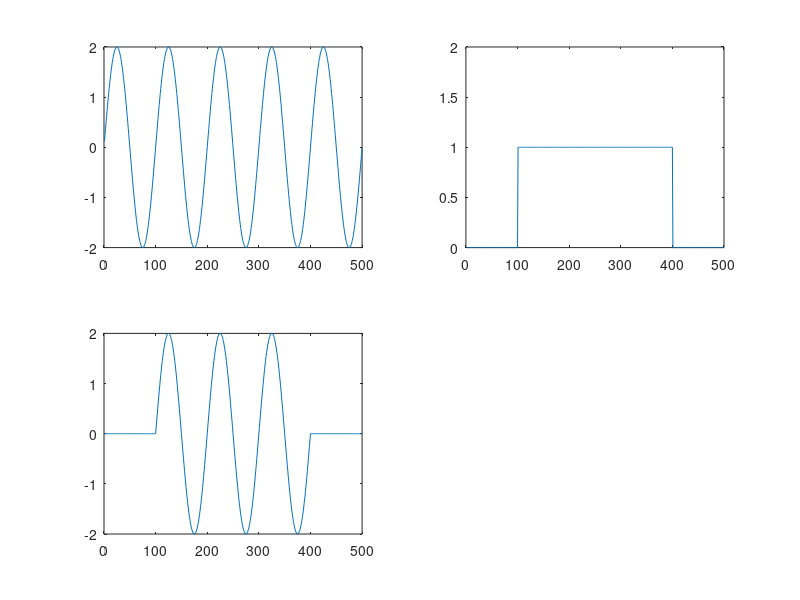

Source code (MATLAB):
%Sinosoidal with Rectangular window
%This code is not valid, This code is only for my satisfication

clc;
clear all;
close all;

%Sinosoidal wave
t = 1:1:500;
Sin = 2*sin(2*pi*5*t./500);
subplot(2,2,1);
plot(t, Sin);

%Rectangular Window
N=500
t=1:1:500;
Rec=zeros(1, 100);
Rec=[Rec, ones(1, 300)];
Rec=[Rec, zeros(1, 100)];
subplot(2,2,2);
plot(t, Rec);
axis([0 500 0 2]);

%Multiplying Sin and Rec
  
x=Sin.*Rec;
subplot(2,2,3);
plot(t, x);
  
  




